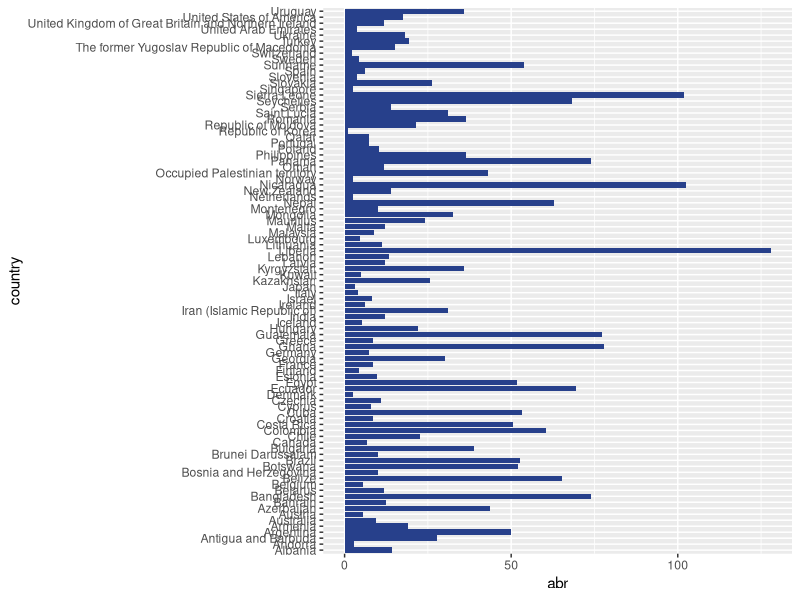
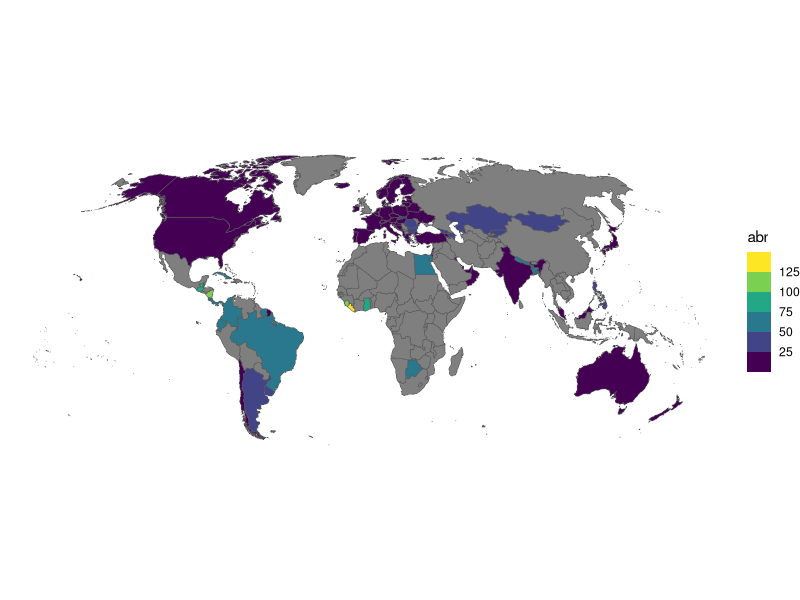

R code for these plots, in order:
library(tidyverse)
library(readxl)
library(rnaturalearth)
library(rnaturalearthdata)
library(sf)


abr <- 
  read_csv("data/abr.csv") %>% 
  transmute(
    country = Location, 
    year = Period, 
    abr = Value
  ) %>% 
  print()


# Histogram
abr %>% 
  filter(year == 2018) %>% 
  ggplot() +
  geom_col(mapping = aes(x = country, y = abr), fill = "royalblue4")  +
  coord_flip()


# World Map
ne_countries(scale = "medium", returnclass = "sf") %>%
  filter(sov_a3 != "ATA") %>% 
  left_join(filter(abr, year == 2018), by = c("admin" = "country")) %>% 
  ggplot() +
  geom_sf(aes(fill = abr)) +
  scale_fill_viridis_b() +
  coord_sf(crs = st_crs("ESRI:54030")) +  # Robinson
  theme_void()
